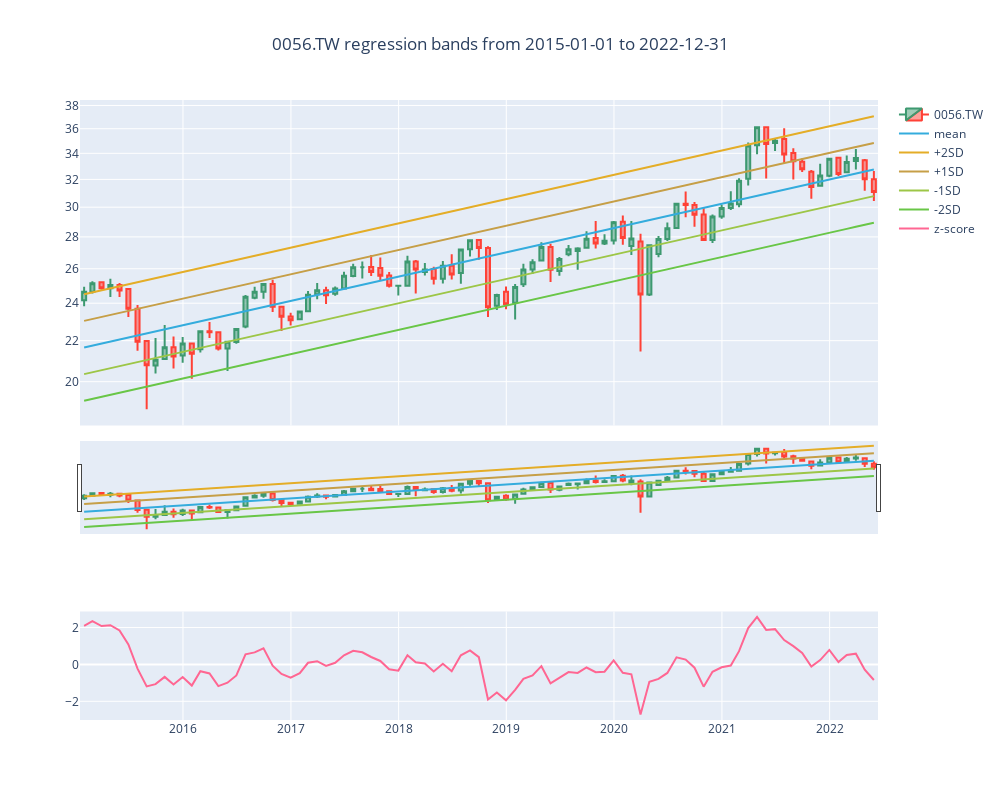

Here is the notebook cell this chart was saved with:
### Markdown cell above
### Taiwan Dividend Plus ETF (0056.HK)

### Code cell
timeregchannel(assetlist[1], dfall, 'M', startstr0, endstr0)
